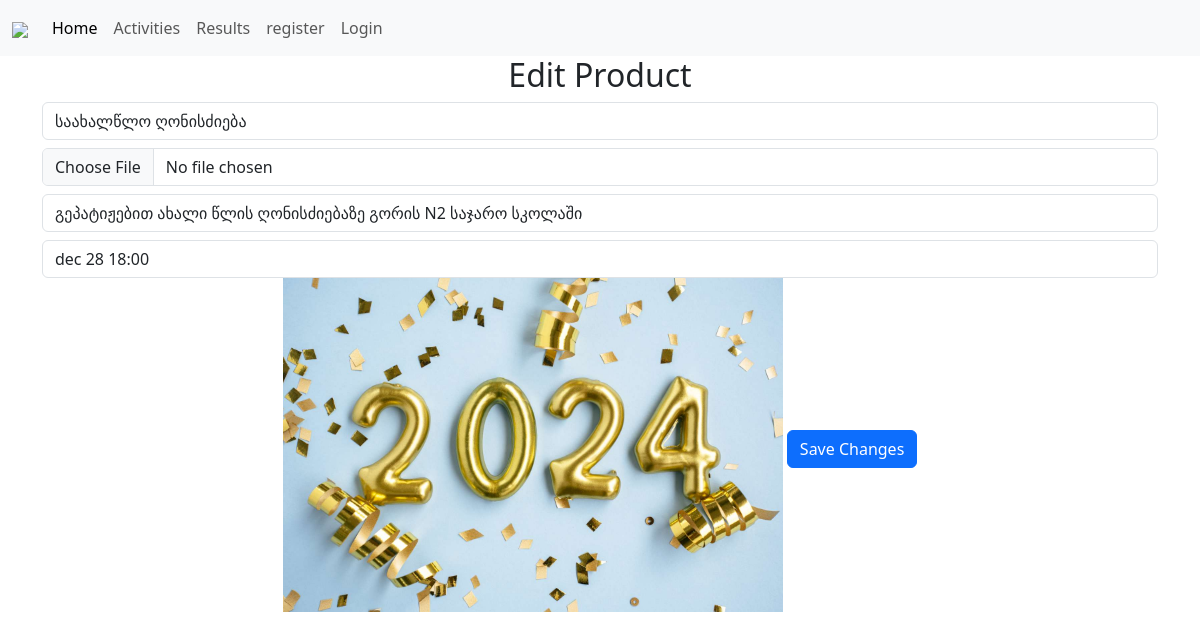
Screenshot of /edit_product/1 with the database file from the repository.
### models.py (models this page shows, shortened)
class Product(db.Model):
    id = db.Column(db.Integer, primary_key=True)
    maintitle = db.Column(db.String(255), nullable=False)
    img = db.Column(db.String(255), nullable=False)
    card_title = db.Column(db.String(255), nullable=False)
    time = db.Column(db.String(255), nullable=False)

### routes.py (the view, shortened to what this page needs)
@app.route("/edit_product/<int:index>", methods=["GET", "POST"])
def edit_product(index):
    product = Product.query.get(index)
    if product is None:
        flash('Product not found', 'error')
        return redirect("/activities")
    form = EditProductForm(obj=product)
    return render_template("edit_product.html", form=form, product=product)

### forms.py
class EditProductForm(FlaskForm):
    maintitle = StringField('Maintitle', validators=[DataRequired(), Length(max=255)])
    img = FileField('Image', validators=[FileAllowed(["jpeg", "jpg", "png"], message="Only pictures are acceptable")])
    card_title = StringField('Card Title', validators=[DataRequired(), Length(max=255)])
    time = StringField('Time', validators=[DataRequired(), Length(max=255)])
    submit = SubmitField('Save Changes')

### templates/edit_product.html (shortened to what this page needs)
{% extends "base.html" %}
{% block content %}
<div class="container text-center">
    <h2>Edit Product</h2>
    <form method="post" enctype="multipart/form-data">
        {{ form.maintitle(class="form-control mt-2", placeholder=form.maintitle.label.text) }}
        {{ form.img(class="form-control mt-2", placeholder=form.img.label.text, accept=".jpg,.jpeg,.png") }}
        {{ form.card_title(class="form-control mt-2", placeholder=form.card_title.label.text) }}
        {{ form.time(class="form-control mt-2", placeholder=form.time.label.text) }}
        <img src="{{ url_for('static', filename=product.img) }}" alt="Current Image" style="width: 500px; height: 333.33px;">
        {{ form.submit(class="btn btn-primary mt-2") }}
    </form>
</div>
{% endblock %}

### rows the page displays
Product: maintitle "საახალწლო ღონისძიება", card_title "გეპატიჟებით ახალი წლის ღონისძიებაზე გორის N2 საჯარო სკოლაში", time "dec 28 18:00", img (picture)
